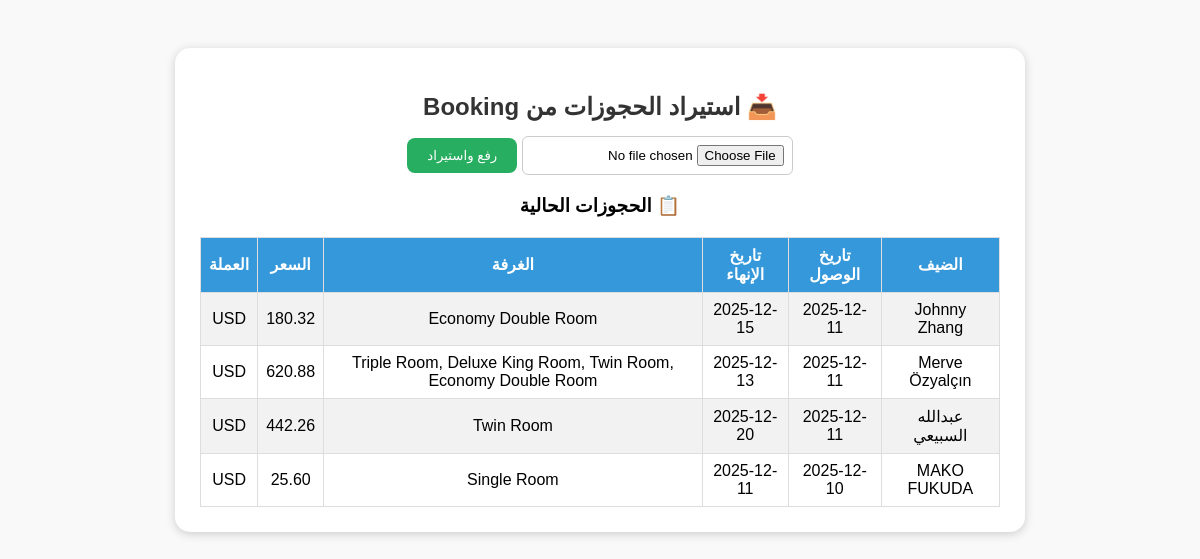
The page /import on the database its author committed.
### app.py (models this page shows)
class Reservation(db.Model):
    id = db.Column(db.Integer, primary_key=True)
    guest_name = db.Column(db.String(100))
    check_in = db.Column(db.String(50))
    check_out = db.Column(db.String(50))
    room = db.Column(db.String(100))
    price = db.Column(db.Float)
    currency = db.Column(db.String(10))

### app.py (the view, shortened to what this page needs)
@app.route("/import", methods=["GET", "POST"])
def import_reservations():
    count = 0
    reservations = Reservation.query.order_by(Reservation.id.desc()).all()
    return render_template("import.html", reservations=reservations)

### templates/import.html (shortened to what this page needs)
<!DOCTYPE html>
<html lang="ar" dir="rtl">
<head>
</head>
<body>
<div class="box">
    <h2>📥 استيراد الحجوزات من Booking</h2>
    <form method="POST" enctype="multipart/form-data">
        <input type="file" name="file" accept=".csv" required>
        <button type="submit">رفع واستيراد</button>
    </form>
    {% if reservations %}
    <h3>📋 الحجوزات الحالية</h3>
    <table>
        <tr>
            <th>الضيف</th>
            <th>تاريخ الوصول</th>
            <th>تاريخ الإنهاء</th>
            <th>الغرفة</th>
            <th>السعر</th>
            <th>العملة</th>
        </tr>
        {% for r in reservations %}
        <tr>
            <td>{{ r.guest_name }}</td>
            <td>{{ r.check_in }}</td>
            <td>{{ r.check_out }}</td>
            <td>{{ r.room }}</td>
            <td>{{ "%.2f"|format(r.price) }}</td>
            <td>{{ r.currency }}</td>
        </tr>
        {% endfor %}
    </table>
    {% endif %}
</div>
</body>
</html>

### templates/import.html (style rules this page uses)
body { font-family: 'Tajawal', sans-serif; background-color: #f9f9f9; padding: 40px; }
.box { background: white; width: 800px; margin: auto; padding: 25px; border-radius: 15px; box-shadow: 0 2px 10px #ccc; text-align: center; }
h2 { color: #333; margin-bottom: 15px; }
form { margin-bottom: 20px; }
input[type=file] { padding: 8px; border: 1px solid #ccc; border-radius: 6px; }
button { background: #27ae60; color: white; border: none; padding: 10px 20px; border-radius: 8px; cursor: pointer; }
table { width: 100%; border-collapse: collapse; margin-top: 20px; }
th, td { border: 1px solid #ddd; padding: 8px; text-align: center; }
th { background-color: #3498db; color: white; }
tr:nth-child(even) { background-color: #f2f2f2; }

### rows shown on the page
Reservation: guest_name "Johnny Zhang", check_in "2025-12-11", check_out "2025-12-15", room "Economy Double Room", price "180.32", currency "USD"
Reservation: guest_name "Merve Özyalçın", check_in "2025-12-11", check_out "2025-12-13", room "Triple Room, Deluxe King Room, Twin Room, Economy Double Room", price "620.88", currency "USD"
Reservation: guest_name "عبدالله السبيعي", check_in "2025-12-11", check_out "2025-12-20", room "Twin Room", price "442.26", currency "USD"
Reservation: guest_name "MAKO FUKUDA", check_in "2025-12-10", check_out "2025-12-11", room "Single Room", price "25.60", currency "USD"
